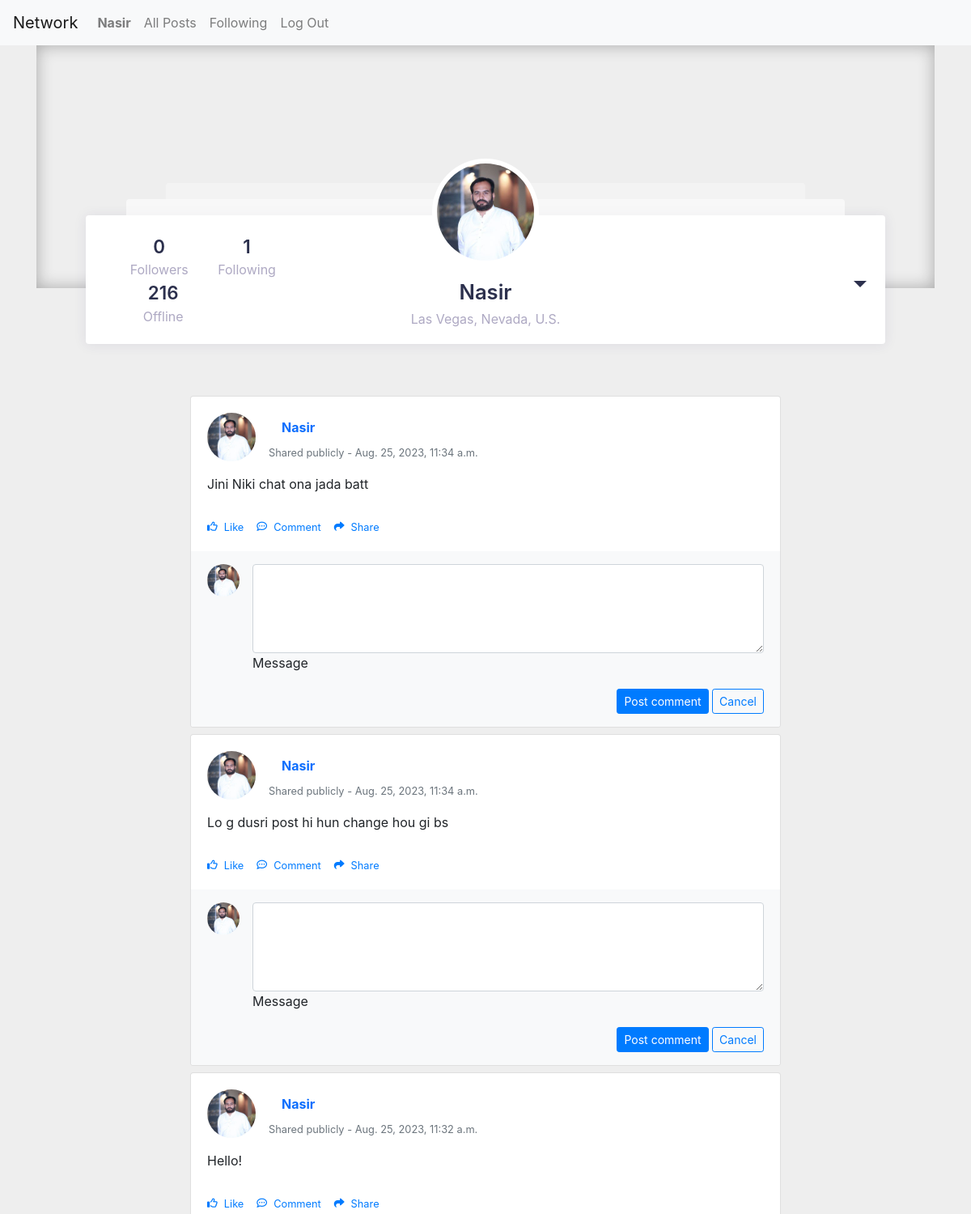
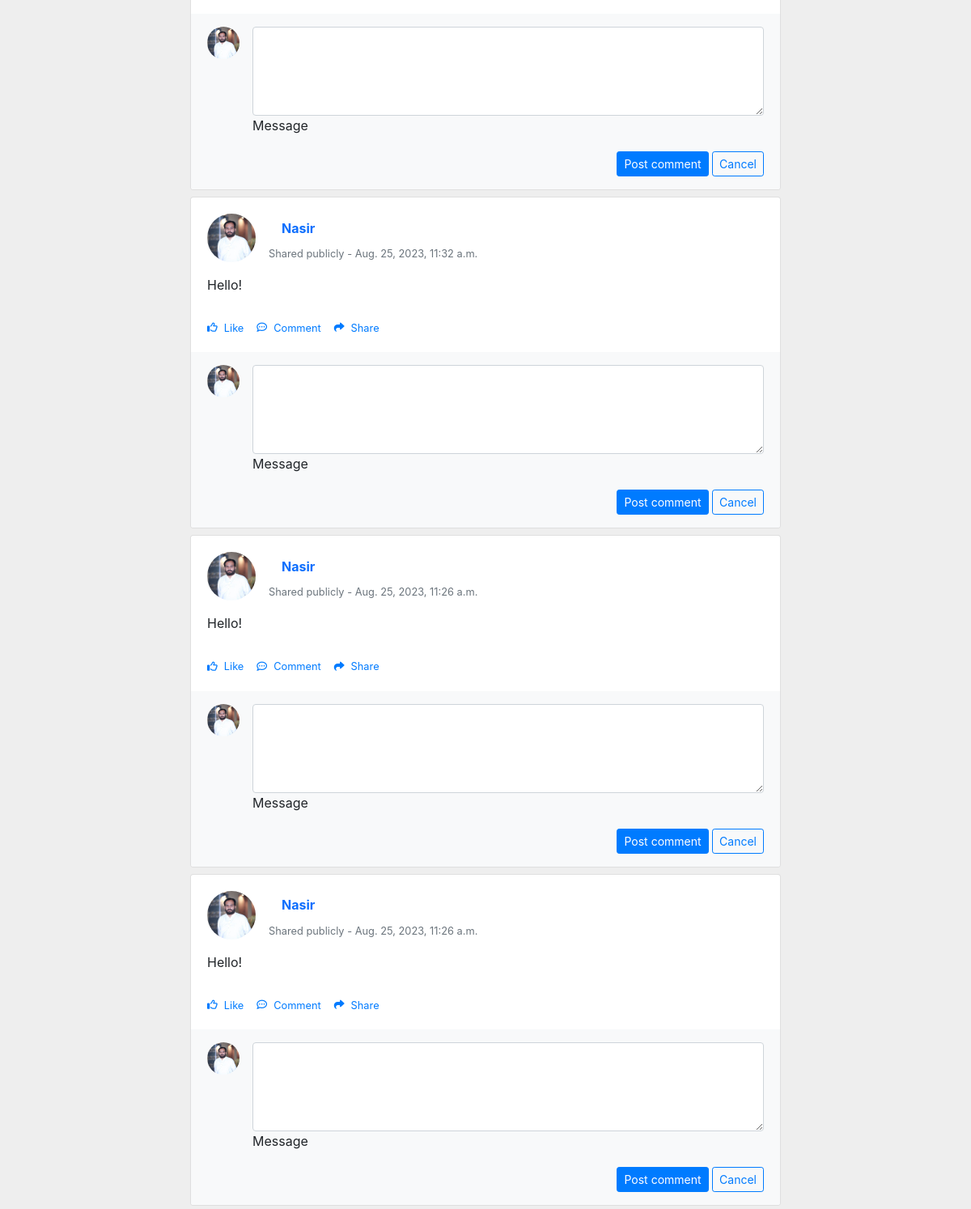
The app's page /profile/17 (signed in) with its own data (2 pictures, top to bottom).
### network/models.py (models this page shows, shortened)
class User(AbstractUser):
    picture = models.ImageField(upload_to='network/files/profile_pictures/', blank=True, null=True)

class Post(models.Model):
    user = models.ForeignKey(User, on_delete=models.CASCADE, related_name="Creater")
    text = models.TextField()
    created_at = models.DateTimeField(auto_now_add=True)

### network/views.py (the view)
# urls.py: path("profile/<int:user_id>", views.profile, name = "profile"),
def profile(request, user_id):
    if request.method == "POST":
        action = request.POST["action"]
        following_user_id = request.POST["following_user"]
        being_followed_id = user_id
        following_user = User.objects.get(pk = following_user_id)
        being_followed = User.objects.get(pk = being_followed_id)
        if action == "Follow":
            new_follow = Follow(
                follower = following_user,
                followed = being_followed
            )
            new_follow.save()
            btn_text = "Unfollow"
        else:
            Follow.objects.get(followed = being_followed, follower = following_user).delete()
            btn_text = "Follow"
        profile_user = User.objects.get(pk = user_id)
        followers_count = Follow.objects.filter(followed = profile_user).count
        followed_count = Follow.objects.filter(follower = profile_user).count
        posts = Post.objects.filter(user = profile_user).order_by('-created_at')
        return render(request, "network/profile.html" , {'user': profile_user, 'followers':followers_count, 'followed':followed_count, 'posts':posts, 'btn_text': btn_text})
    else:
        profile_user = User.objects.get(pk = user_id)
        followers_count = Follow.objects.filter(followed = profile_user).count
        followed_count = Follow.objects.filter(follower = profile_user).count
        posts = Post.objects.filter(user = profile_user).order_by('-created_at')
        if Follow.objects.filter(follower = request.user, followed = profile_user).exists():
            btn_text = "Unfollow"
        else:
            btn_text = "Follow"
        return render(request, "network/profile.html" , {'user': profile_user, 'followers':followers_count, 'followed':followed_count, 'posts':posts, 'btn_text': btn_text})

### network/templates/network/profile.html (shortened to what this page needs)
{% extends "network/layout.html" %}
{% block body %}
<section style="background-color: #eee;">
<div class="container db-social">
    <div class="container-fluid">
        <div class="row justify-content-center">
            <div class="col-xl-11">
                <div class="widget head-profile has-shadow">
                    <div class="widget-body pb-0">
                        <div class="row d-flex align-items-center">
                            <div class="col-xl-4 col-md-4 d-flex justify-content-lg-start justify-content-md-start justify-content-center">
                                <ul>
                                    <li>
                                        <div class="counter">{{followers}}</div>
                                        <div class="heading">Followers</div>
                                    </li>
                                    <li>
                                        <div class="counter">{{followed}}</div>
                                        <div class="heading">Following</div>
                                    </li>
                                    <li>
                                        <div class="counter">216</div>
                                        <div class="heading">Offline</div>
                                    </li>
                                </ul>
                            </div>
                            <div class="col-xl-4 col-md-4 d-flex justify-content-center">
                                <div class="image-default">
                                    <img class="rounded-circle" src="{{user.picture.url}}" alt="...">
                                </div>
                                <div class="infos">
                                    <h2>{{user.username}}</h2>
                                    <div class="location">Las Vegas, Nevada, U.S.</div>
                                </div>
                            </div>
                            <div class="col-xl-4 col-md-4 d-flex justify-content-lg-end justify-content-md-end justify-content-center">
                                <div class="follow">
                                    <div class="actions dark">
                                        <div class="dropdown">
                                            <button type="button" data-toggle="dropdown" aria-haspopup="true" aria-expanded="false" class="dropdown-toggle">
                                            </button>
                                        </div>
                                    </div>
                                </div>
                            </div>
                        </div>
                    </div>
                </div>
            </div>
        </div>
    </div>
</div>
</section>
{% for post in posts %}
<section style="background-color: #eee;">
  <div class="container py-1">
    <div class="row d-flex justify-content-center">
      <div class="col-md-12 col-lg-10 col-xl-8">
        <div class="card">
          <div class="card-body">
            <div class="d-flex flex-start align-items-center">
                {% if request.user.picture %}
              <img class="rounded-circle shadow-1-strong me-3"
                src="{{ post.user.picture.url }}" alt="avatar" width="60"
                height="60" />
                {% endif %}
              <div>
                <h6 class="fw-bold text-primary mb-1">
                  <a class="nav-link" href="{% url 'profile' post.user.id%}">
                  {{post.user}}
                </a>
                </h6>
                <p class="text-muted small mb-0">
                  Shared publicly - {{post.created_at}}
                </p>
              </div>
            </div>
            <p class="mt-3 mb-4 pb-2">
              {{post.text}}
            </p>
            <div class="small d-flex justify-content-start">
              <a href="#!" class="d-flex align-items-center me-3">
                <i class="far fa-thumbs-up me-2"></i>
                <p class="mb-0">Like</p>
              </a>
              <a href="#!" class="d-flex align-items-center me-3">
                <i class="far fa-comment-dots me-2"></i>
                <p class="mb-0">Comment</p>
              </a>
              <a href="#!" class="d-flex align-items-center me-3">
                <i class="fas fa-share me-2"></i>
                <p class="mb-0">Share</p>
              </a>
            </div>
          </div>
          <div class="card-footer py-3 border-0" style="background-color: #f8f9fa;">
            <div class="d-flex flex-start w-100">
              {% if request.user.picture %}
              <img class="rounded-circle shadow-1-strong me-3"
                src="{{ request.user.picture.url }}" alt="avatar" width="40"
                height="40" />
                {% endif %}
              <div class="form-outline w-100">
                <textarea class="form-control" id="textAreaExample" rows="4"
                  style="background: #fff;"></textarea>
                <label class="form-label" for="textAreaExample">Message</label>
              </div>
            </div>
            <div class="float-end mt-2 pt-1">
              <button type="button" class="btn btn-primary btn-sm">
                Post comment
              </button>
              <button type="button" class="btn btn-outline-primary btn-sm">
                Cancel
              </button>
            </div>
          </div>
        </div>
      </div>
    </div>
  </div>
</section>
{% endfor %}
{% endblock %}

### network/templates/network/layout.html (shortened to what this page needs)
{% load static %}
<!DOCTYPE html>
<html lang="en">
    <head>
        <link href="{% static 'network/styles.css' %}" rel="stylesheet">
        <link rel="stylesheet" href="https://stackpath.bootstrapcdn.com/bootstrap/4.4.1/css/bootstrap.min.css">
        <link href="https://cdn.jsdelivr.net/npm/bootstrap@5.0.2/dist/css/bootstrap.min.css" rel="stylesheet">
        <link rel="stylesheet" href="https://stackpath.bootstrapcdn.com/bootstrap/4.1.1/css/bootstrap.min.css">
    </head>
    <body>
        <nav class="navbar navbar-expand-lg navbar-light bg-light">
            <a class="navbar-brand" href="#">Network</a>
            <div>
              <ul class="navbar-nav mr-auto">
                {% if user.is_authenticated %}
                    <li class="nav-item">
                        <a class="nav-link" href="#"><strong>{{ user.username }}</strong></a>
                    </li>
                {% endif %}
                <li class="nav-item">
                  <a class="nav-link" href="{% url 'index' %}">All Posts</a>
                </li>
                {% if user.is_authenticated %}
                    <li class="nav-item">
                        <a class="nav-link" href="#">Following</a>
                    </li>
                    <li class="nav-item">
                        <a class="nav-link" href="{% url 'logout' %}">Log Out</a>
                    </li>
                {% endif %}
              </ul>
            </div>
          </nav>
        <div class="body">
            {% block body %}
            {% endblock %}
        </div>
    </body>
</html>

### network/static/network/styles.css (style rules this page uses)
body { margin-top:20px; background:#eee; }
.container-fluid { padding: 30px 30px; }
.db-social .head-profile { margin-top: -120px; border-radius: 4px; position: relative; }
.widget { background: #fff; border-radius: 0; border: none; margin-bottom: 30px; }
.has-shadow { box-shadow: 0 1px 15px 1px rgba(52,40,104,.08); }
.db-social .head-profile:before { content: ""; background: rgba(255,255,255,.6); height: 20px; width: 90%; position: absolute; top: -20px; left: 0; right: 0; margin: 0 auto; border-radius: 4px 4px 0 0; }
.db-social .head-profile:after { content: ""; background: rgba(255,255,255,.3); height: 20px; width: 80%; position: absolute; top: -40px; left: 0; right: 0; margin: 0 auto; border-radius: 4px 4px 0 0; }
.db-social .widget-body { padding: 1rem 1.4rem; }
.widget-body { padding: 1.4rem; }
.pb-0, .py-0 { padding-bottom: 0!important; }
.db-social .image-default img { width: 120px; position: absolute; top: -80px; left: 0; right: 0; margin: 0 auto; box-shadow: 0 0 0 6px rgba(255,255,255,1); z-index: 10; }
.db-social .infos { text-align: center; margin-top: 4rem; margin-bottom: 1rem; line-height: 1.8rem; }
.db-social h2 { color: #2c304d; font-size: 1.6rem; font-weight: 600; margin-bottom: .2rem; }
.db-social .location { color: #aea9c3; font-size: 1rem; }
.btn:not(:disabled):not(.disabled) { cursor: pointer; }
.db-social .head-profile .actions { display: inline-block; vertical-align: middle; margin-left: .5rem; }
.actions { z-index: 999; display: block; }
.actions.dark .dropdown-toggle { color: #2c304d; }
.actions .dropdown-toggle { color: #98a8b4; background: none; border: none; padding: 0; font-size: 1.7rem; }
.db-social .head-profile li:first-child { padding-left: 0; }
.db-social .head-profile li { display: inline-block; text-align: center; padding: 0 1rem; }
.db-social .head-profile li .counter { color: #2c304d; font-size: 1.4rem; font-weight: 600; }
.db-social .head-profile li .heading { color: #aea9c3; font-size: 1rem; }

### records on screen
User: username "Nasir", picture (picture)
Post: user.picture (picture), user "Nasir", created_at "Aug. 25, 2023, 11:34 a.m.", text "Jini Niki chat ona jada batt"
Post: user.picture (picture), user "Nasir", created_at "Aug. 25, 2023, 11:34 a.m.", text "Lo g dusri post hi hun change hou gi bs"
Post: user.picture (picture), user "Nasir", created_at "Aug. 25, 2023, 11:32 a.m.", text "Hello!"
Post: user.picture (picture), user "Nasir", created_at "Aug. 25, 2023, 11:32 a.m.", text "Hello!"
Post: user.picture (picture), user "Nasir", created_at "Aug. 25, 2023, 11:26 a.m.", text "Hello!"
Post: user.picture (picture), user "Nasir", created_at "Aug. 25, 2023, 11:26 a.m.", text "Hello!"

### other values on screen
{{ followers }} "0"
{{ followed }} "1"
